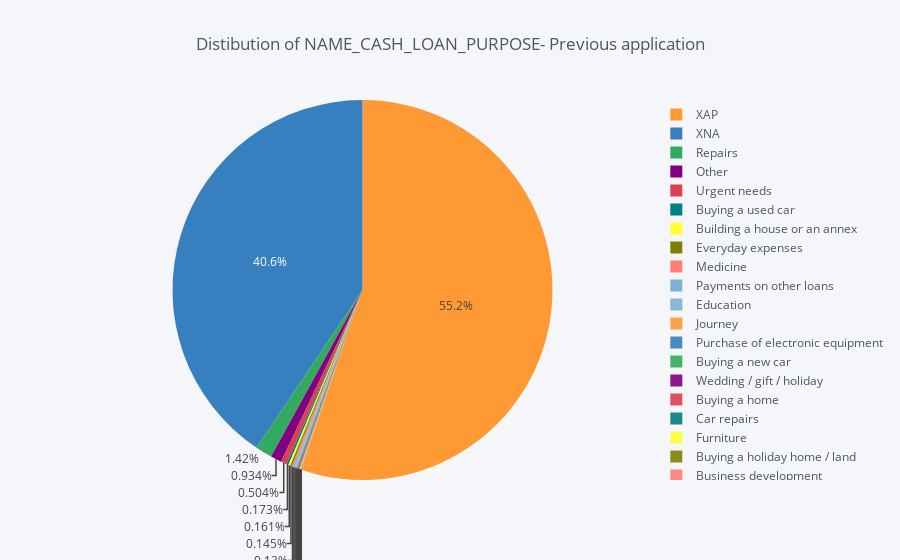

Notebook source saved alongside this figure:
### Code cell
UnivarPrevApp('NAME_CASH_LOAN_PURPOSE')

### Figure 1 — Plotly figure (JSON) as saved in the notebook; plotly's stock layout.template omitted (floating-point values rounded to 4 significant figures)
{"data": [{"labels": ["XAP", "XNA", "Repairs", "Other", "Urgent needs", "Buying a used car", "Building a house or an annex", "Everyday expenses", "Medicine", "Payments on other loans", "Education", "Journey", "Purchase of electronic equipment", "Buying a new car", "Wedding / gift / holiday", "Buying a home", "Car repairs", "Furniture", "Buying a holiday home / land", "Business development", "Gasification / water supply", "Buying a garage", "Hobby", "Money for a third person", "Refusal to name the goal"], "marker": {"colors": ["rgba(255, 153, 51, 1.0)", "rgba(55, 128, 191, 1.0)", "rgba(50, 171, 96, 1.0)", "rgba(128, 0, 128, 1.0)", "rgba(219, 64, 82, 1.0)", "rgba(0, 128, 128, 1.0)", "rgba(255, 255, 51, 1.0)", "rgba(128, 128, 0, 1.0)", "rgba(251, 128, 114, 1.0)", "rgba(128, 177, 211, 1.0)", "rgba(128, 177, 211, 0.8999999999999999)", "rgba(255, 153, 51, 0.8999999999999999)", "rgba(55, 128, 191, 0.8999999999999999)", "rgba(50, 171, 96, 0.8999999999999999)", "rgba(128, 0, 128, 0.8999999999999999)", "rgba(219, 64, 82, 0.8999999999999999)", "rgba(0, 128, 128, 0.8999999999999999)", "rgba(255, 255, 51, 0.8999999999999999)", "rgba(128, 128, 0, 0.8999999999999999)", "rgba(251, 128, 114, 0.8999999999999999)", "rgba(251, 128, 114, 0.7999999999999998)", "rgba(128, 177, 211, 0.7999999999999998)", "rgba(255, 153, 51, 0.7999999999999998)", "rgba(55, 128, 191, 0.7999999999999998)", "rgba(50, 171, 96, 0.7999999999999998)"]}, "name": "", "type": "pie", "values": [922661, 677918, 23765, 15608, 8412, 2888, 2693, 2416, 2174, 1931, 1573, 1239, 1061, 1012, 962, 865, 797, 749, 533, 426, 300, 136, 55, 25, 15]}], "layout": {"legend": {"bgcolor": "#F5F6F9", "font": {"color": "#4D5663"}}, "paper_bgcolor": "#F5F6F9", "plot_bgcolor": "#F5F6F9", "title": "Distibution of NAME_CASH_LOAN_PURPOSE- Previous application", "titlefont": {"color": "#4D5663"}}}
